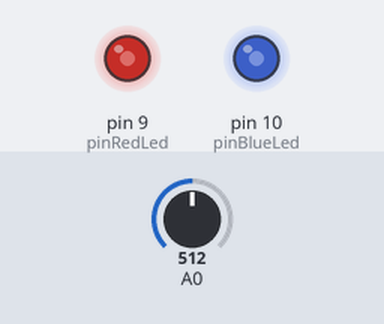
Bench run of a sketch on a simulated Arduino Uno, built with avr-gcc and run on an emulated ATmega328P. On the bench: output pins drawn as LEDs (lit = HIGH). The test bench sets the inputs (shaded band); at power-on: A0 = 512.

Above: at 1.2 s.
1.3 s: A0 set to 716
At 1.8 s:
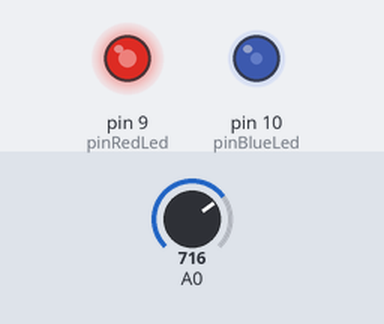
2.8 s: A0 set to 900
At 4.0 s:
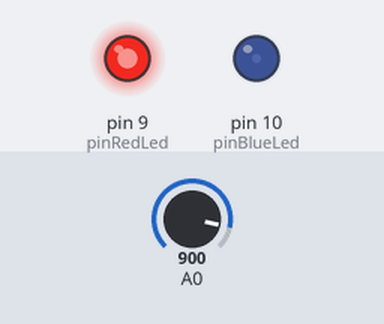
4.3 s: A0 set to 1023
At 5.3 s:
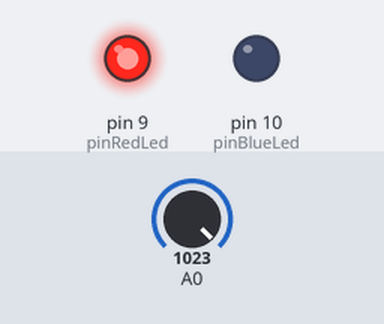
5.8 s: A0 set to 306
At 6.5 s:
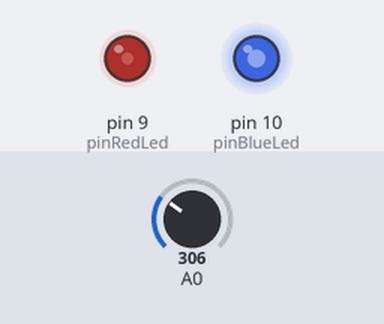
7.3 s: A0 set to 122
At 7.6 s:
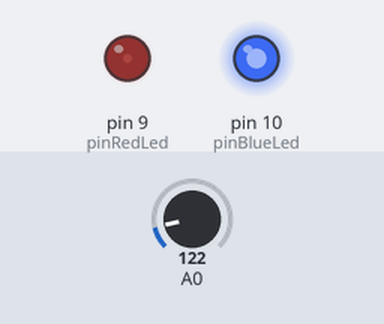
8.8 s: A0 set to 511
At 9.9 s:
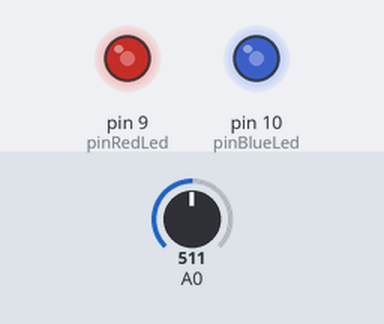
Timing chart, 0 to 11.3 s (numbered marks = the images above; inputs shaded):
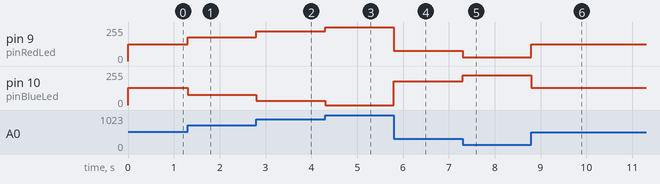

The sketch:

ports_analog_pwm.ino
```cpp
#include <Arduino.h>

int pinRedLed = 9;
int pinBlueLed = 10;

void setup() {
    pinMode(pinRedLed, OUTPUT);
    pinMode(pinBlueLed, OUTPUT);
}

void loop() {
    int analogState = analogRead(A0);
    analogWrite(pinRedLed, map(analogState, 0, 1023, 0, 255));
    analogWrite(pinBlueLed, map(analogState, 0, 1023, 255, 0));
}
```

Measured:
- after the input at 1.3 s, pin 9 (pinRedLed): 127/255 → 178/255 at once; pin 10 (pinBlueLed): 128/255 → 77/255 at once
- after the input at 2.8 s, pin 9 (pinRedLed): 178/255 → 224/255 at once; pin 10 (pinBlueLed): 77/255 → 31/255 at once
- after the input at 4.3 s, pin 9 (pinRedLed): 224/255 → 255/255 at once; pin 10 (pinBlueLed): 31/255 → 0/255 at once
- after the input at 5.8 s, pin 9 (pinRedLed): 255/255 → 76/255 at once; pin 10 (pinBlueLed): 0/255 → 179/255 at once
- after the input at 7.3 s, pin 9 (pinRedLed): 76/255 → 30/255 at once; pin 10 (pinBlueLed): 179/255 → 225/255 at once
- after the input at 8.8 s, pin 9 (pinRedLed): 30/255 → 127/255 at once; pin 10 (pinBlueLed): 225/255 → 128/255 at once
